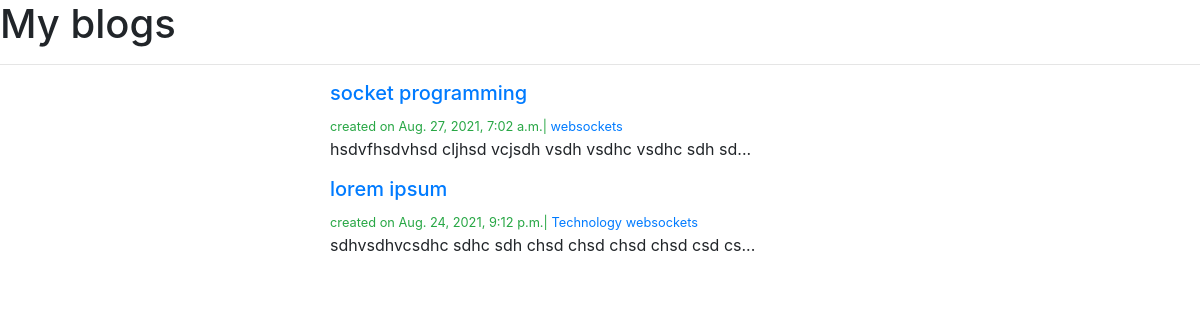
/myblogs/, run on an earlier commit of the app's database.
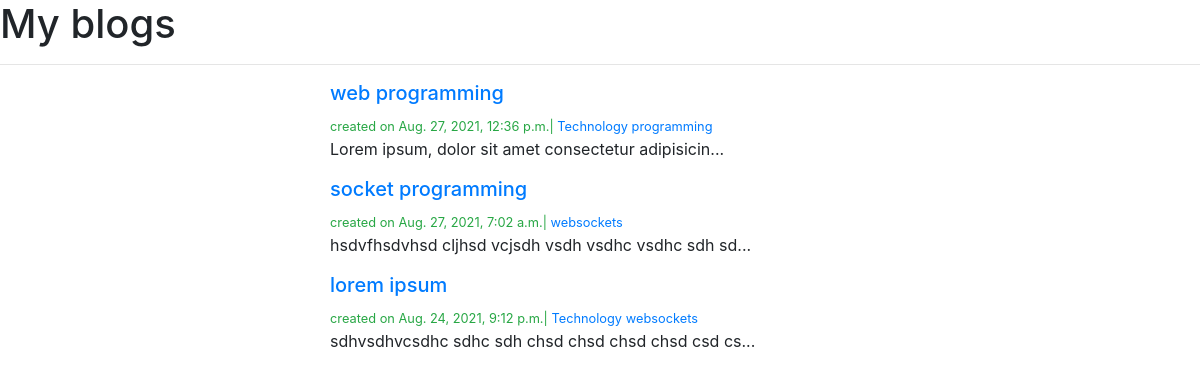
And on a later commit of the database.
### myblogs/models.py (models this page shows)
class Post(models.Model):
    title=models.CharField(max_length=100)
    blog=models.TextField()
    createdOn=models.DateTimeField(auto_now_add=True)
    lastModified=models.DateTimeField(auto_now=True)
    categories=models.ManyToManyField('Category',related_name='post')

class Category(models.Model):
    categoryName=models.CharField(max_length=100)
    def __str__(self):
        return self.categoryName

### myblogs/views.py (the view)
# urls.py: path('',views.fetchAllBlogs,name="fetcAllBlogs"),
def fetchAllBlogs(request):
    posts=Post.objects.all().order_by('-createdOn')
    context={
		"posts":posts,
	}
    return render(request,"index.html",context)

### portfolio/template/index.html (shortened to what this page needs)
<!DOCTYPE html>
<html lang="en">
<head>
</head>
<body>
	{% extends 'base.html' %}
	{% block page_content %}
	<div>
		<h1>My blogs</h1>
		<hr>
		{% for post in posts %}
		<div class ="container">
			<div class="row justify-content-center">
				<div class =col-sm-6>
					<h2><a href={% url 'fetchByPrimarykey' post.pk %}><h5 class="text-primary">{{post.title}}</h5></a></h2>
					<small class="text-success">
					created on {{post.createdOn}}|
						{% for category in post.categories.all %}
						<a href={% url "fecthByCategory" category %}>{{category}}</a>
						{% endfor %}
					</small>
					<p>{{post.blog | slice:":50"}}...</p>
				</div>
			</div>
		</div>
		{% endfor %}
	</div>
	{% endblock page_content %}

What changed in the data, as far as the page shows it:
added Post: title "web programming", createdOn "Aug. 27, 2021, 12:36 p.m.", blog "Lorem ipsum, dolor sit amet consectetur adipisicin", Category (categoryName "Technology")
now on this page (row unchanged): Category: categoryName "programming", shown under "web programming"
